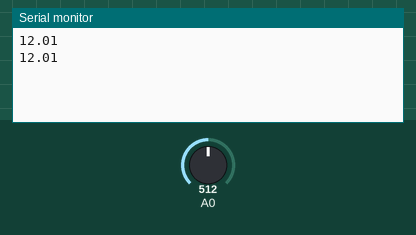
The sketch below on a simulated ESP8266 (NodeMCU). On the bench: the last lines printed to the serial monitor. The test bench sets the inputs (shaded band); at power-on: A0 = 512. WiFi joins after 1.5 s; servers stay silent unless stated.

Above: at 11.1 s.
11.2 s: A0 set to 716
At 21.3 s:
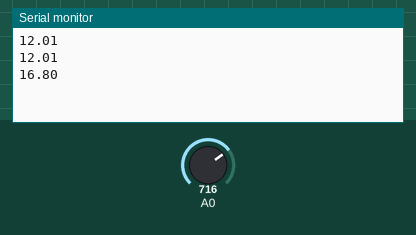
21.5 s: A0 set to 900
At 31.5 s:
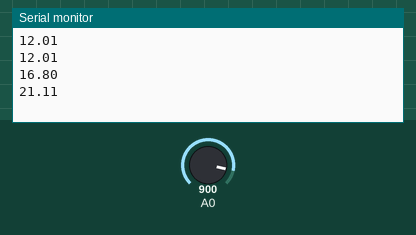
Timing chart, 0 to 33.0 s (numbered marks = the images above; inputs shaded):
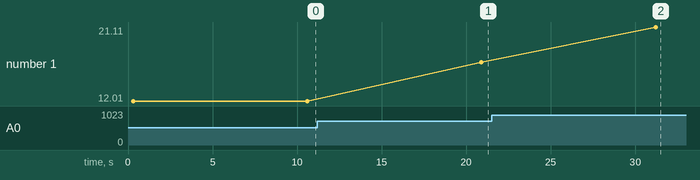

Measured:
- after the input at 11.2 s, the serial monitor: prints a new line after 9.7 s (image 1)
- after the input at 21.5 s, the serial monitor: prints a new line after 9.7 s (image 2)
- plotted number 1: 12.01 → 16.8 after the input at 11.2 s, 16.8 → 21.11 after the input at 21.5 s

The sketch:

WriteVoltage.ino
```cpp
#include "ThingSpeak.h"
#include <ESP8266WiFi.h>
char ssid[] = "Joao Vitor";          //  your network SSID (name)
char pass[] = "mj110032";            // your network password
int status = WL_IDLE_STATUS;
WiFiClient  client;
// On ESP8266:  0 - 1023 maps to 0 - 1 volts
#define VOLTAGE_MAX 24.0
#define VOLTAGE_MAXCOUNTS 1023.0

unsigned long myChannelNumber = 222669;
const char * myWriteAPIKey = "91ZKV99AA1UVMKAE";

void setup()
{
  Serial.begin(9600);
  WiFi.begin(ssid, pass);
  ThingSpeak.begin(client);
}

void loop()
{
  int sensorValue = analogRead(A0);

  float voltage = sensorValue * (VOLTAGE_MAX / VOLTAGE_MAXCOUNTS);

  // Write to ThingSpeak. There are up to 8 fields in a channel, allowing you to store up to 8 different
  // pieces of information in a channel.  Here, we write to field 1.
  ThingSpeak.writeField(myChannelNumber, 3, voltage, myWriteAPIKey);
  Serial.println(voltage);
  delay(10000); // ThingSpeak will only accept updates every 15 seconds.
}
```
